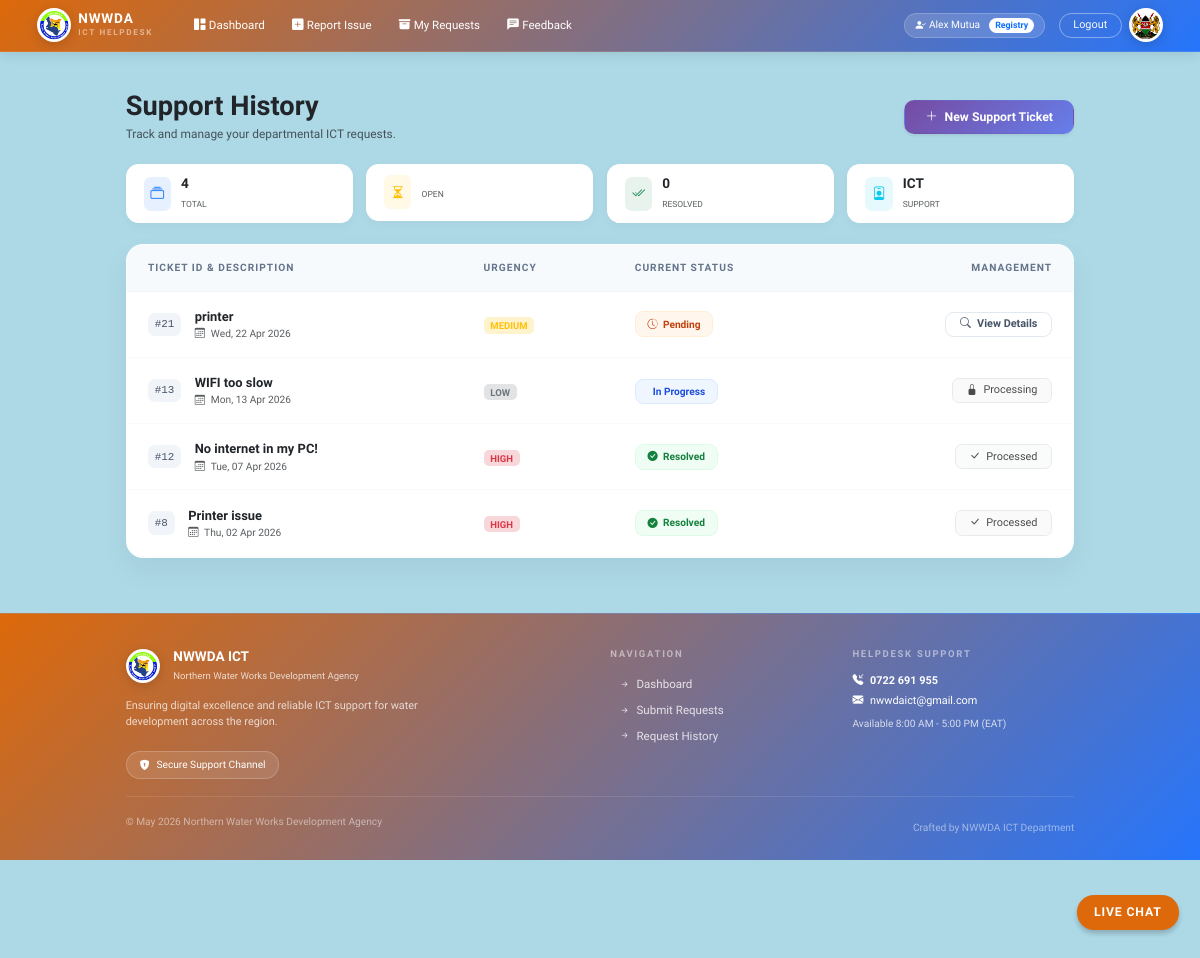
Page /my-tickets/ (signed in) on the earlier database version.
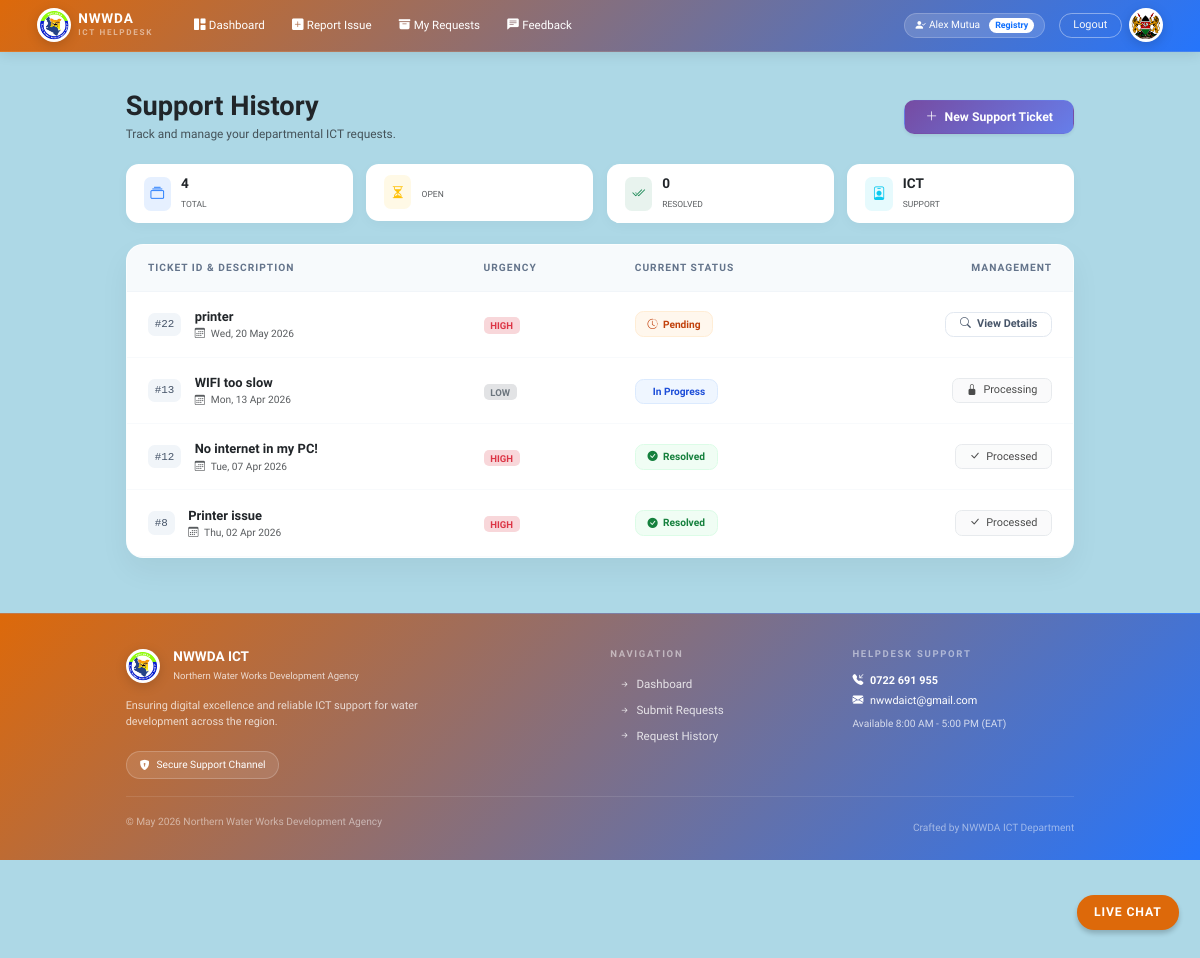
Same page on the later database version.
### tickets/models.py (models this page shows, shortened)
class Profile(models.Model):
    user = models.OneToOneField(User, on_delete=models.CASCADE)
    department = models.CharField(max_length=50, choices=DEPARTMENTS, default='ICT')

class Ticket(models.Model):
    STATUS_CHOICES = [('Pending', 'Pending'), ('In Progress', 'In Progress'), ('Resolved', 'Resolved')]
    PRIORITY_CHOICES = [('Low', 'Low'), ('Medium', 'Medium'), ('High', 'High')]
    title = models.CharField(max_length=200)
    description = models.TextField()
    status = models.CharField(max_length=20, choices=STATUS_CHOICES, default='Pending')
    priority = models.CharField(max_length=20, choices=PRIORITY_CHOICES, default='Medium')
    created_by = models.ForeignKey(User, on_delete=models.CASCADE)
    created_at = models.DateTimeField(auto_now_add=True)
    updated_at = models.DateTimeField(auto_now=True)

### tickets/views.py (the view)
# urls.py: path('my-tickets/', views.my_tickets, name='my_tickets'),
@login_required(login_url='/login/')
def my_tickets(request):
    tickets = Ticket.objects.filter(created_by=request.user).order_by('-created_at')
    return render(request, 'my_tickets.html', {'tickets': tickets})

### tickets/templates/my_tickets.html (shortened to what this page needs)
{% extends 'base.html' %}
{% block content %}
<div class="container animate-entrance" style="margin-top: 30px; margin-bottom: 50px;">
    <div class="d-flex flex-column flex-md-row justify-content-between align-items-center mb-4 gap-3">
        <div>
            <h2 class="fw-bold text-dark mb-1">Support History</h2>
            <p class="text-muted small mb-0">Track and manage your departmental ICT requests.</p>
        </div>
        <a href="{% url 'create_ticket' %}" class="btn shadow-sm px-4 py-2 text-white fw-bold" style="background: linear-gradient(135deg, #764ba2 0%, #667eea 100%); border-radius: 12px; font-size: 0.9rem;">
            <i class="bi bi-plus-lg me-2"></i>New Support Ticket
        </a>
    </div>
    <div class="row g-3 mb-4">
        <div class="col-6 col-md-3">
            <div class="summary-pill">
                <div class="bg-primary bg-opacity-10 p-2 rounded-3"><i class="bi bi-collection text-primary"></i></div>
                <div><h6 class="mb-0 fw-bold">{{ tickets.count }}</h6><small class="text-muted" style="font-size: 10px;">TOTAL</small></div>
            </div>
        </div>
        <div class="col-6 col-md-3">
            <div class="summary-pill">
                <div class="bg-warning bg-opacity-10 p-2 rounded-3"><i class="bi bi-hourglass-split text-warning"></i></div>
                <div><h6 class="mb-0 fw-bold">{{ open_count }}</h6><small class="text-muted" style="font-size: 10px;">OPEN</small></div>
            </div>
        </div>
        <div class="col-6 col-md-3">
            <div class="summary-pill">
                <div class="bg-success bg-opacity-10 p-2 rounded-3"><i class="bi bi-check2-all text-success"></i></div>
                <div><h6 class="mb-0 fw-bold">{{ resolved_count }}</h6><small class="text-muted" style="font-size: 10px;">RESOLVED</small></div>
            </div>
        </div>
        <div class="col-6 col-md-3">
            <div class="summary-pill">
                <div class="bg-info bg-opacity-10 p-2 rounded-3"><i class="bi bi-person-badge text-info"></i></div>
                <div><h6 class="mb-0 fw-bold">ICT</h6><small class="text-muted" style="font-size: 10px;">SUPPORT</small></div>
            </div>
        </div>
    </div>
    <div class="table-card">
        <div class="table-responsive">
            <table class="table table-hover mb-0">
                <thead>
                    <tr>
                        <th>Ticket ID & Description</th>
                        <th>Urgency</th>
                        <th>Current Status</th>
                        <th class="text-end">Management</th>
                    </tr>
                </thead>
                <tbody>
                    {% for ticket in tickets %}
                    <tr>
                        <td>
                            <div class="d-flex align-items-center">
                                <span class="ticket-id-badge me-3">#{{ ticket.id }}</span>
                                <div>
                                    <div class="fw-bold text-dark" style="font-size: 0.95rem;">{{ ticket.title }}</div>
                                    <div class="text-muted" style="font-size: 0.75rem;">
                                        <i class="bi bi-calendar3 me-1"></i> {{ ticket.created_at|date:"D, d M Y" }}
                                    </div>
                                </div>
                            </div>
                        </td>
                        <td>
                            {% if ticket.priority == 'High' %}
                                <span class="priority-indicator bg-danger-subtle text-danger">High</span>
                            {% elif ticket.priority == 'Medium' %}
                                <span class="priority-indicator bg-warning-subtle text-warning">Medium</span>
                            {% else %}
                                <span class="priority-indicator bg-secondary-subtle text-secondary">Low</span>
                            {% endif %}
                        </td>
                        <td>
                            {% if ticket.status == 'Resolved' %}
                                <span class="status-pill status-resolved"><i class="bi bi-check-circle-fill"></i> Resolved</span>
                            {% elif ticket.status == 'In Progress' %}
                                <span class="status-pill status-progress"> In Progress</span>
                            {% else %}
                                <span class="status-pill status-pending"><i class="bi bi-clock-history"></i> Pending</span>
                            {% endif %}
                        </td>
                        <td class="text-end">
                            {% if ticket.status == 'Pending' %}
                                <a href="{% url 'ticket_detail' ticket.pk %}" class="btn btn-sm btn-detail px-3">
                                    <i class="bi bi-search me-1"></i> View Details
                                </a>
                            {% elif ticket.status == 'Resolved' %}
                                <button class="btn btn-sm btn-light rounded-3 px-3 border" disabled style="font-size: 0.8rem; cursor: not-allowed; opacity: 0.7;">
                                    <i class="bi bi-check-lg me-1"></i> Processed
                                </button>
                            {% else %}
                                <button class="btn btn-sm btn-light rounded-3 px-3 border" disabled style="font-size: 0.8rem; cursor: not-allowed; opacity: 0.7;">
                                    <i class="bi bi-lock-fill me-1"></i> Processing
                                </button>
                            {% endif %}
                        </td>
                    </tr>
                    {% endfor %}
                </tbody>
            </table>
        </div>
    </div>
</div>
{% endblock %}

### tickets/templates/base.html (shortened to what this page needs)
{% load static %}
<!DOCTYPE html>
<html lang="en">
<head>
    <link href="https://cdn.jsdelivr.net/npm/bootstrap@5.3.0/dist/css/bootstrap.min.css" rel="stylesheet">
    <link rel="stylesheet" href="https://cdn.jsdelivr.net/npm/bootstrap-icons@1.11.1/font/bootstrap-icons.css">
</head>
<body>
<nav class="navbar navbar-expand-lg navbar-custom sticky-top">
    <div class="container-fluid">
        <a class="navbar-brand d-flex align-items-center" href="{% url 'home' %}">
            <img src="{% static 'images/logo.jpg' %}" alt="NWWDA Logo" class="brand-logo">
            <div class="ms-2">
                <div class="text-white fw-bold lh-1" style="letter-spacing: 1px; font-size: 1rem;">NWWDA</div>
                <div class="text-white-50 small fw-semibold" style="font-size: 0.6rem; text-transform: uppercase;">ICT Helpdesk</div>
            </div>
        </a>
        <div class="collapse navbar-collapse" id="navbarNav">
            <ul class="navbar-nav me-auto mb-2 mb-lg-0 ms-lg-3">
                <li class="nav-item"><a class="nav-link" href="{% url 'home' %}"><i class="bi bi-grid-1x2-fill me-1"></i>Dashboard</a></li>
                <li class="nav-item"><a class="nav-link" href="{% url 'create_ticket' %}"><i class="bi bi-plus-square-fill me-1"></i>Report Issue</a></li>
                <li class="nav-item"><a class="nav-link" href="{% url 'my_tickets' %}"><i class="bi bi-archive-fill me-1"></i>My Requests</a></li>
                <li class="nav-item"><a class="nav-link" href="{% url 'submit_feedback' %}"><i class="bi bi-chat-left-text-fill me-1"></i>Feedback</a></li>
            </ul>
            <div class="d-flex align-items-center gap-3">
                <div class="user-profile-tag d-none d-md-block">
                    <i class="bi bi-person-check-fill me-1"></i>{{ user.get_full_name }}
                    <span class="badge bg-white text-primary rounded-pill ms-2" style="font-size: 0.65rem; ">{{ user.profile.department }}</span>
                </div>
                <div class="d-flex align-items-center gap-2">
                    <form action="{% url 'staff_logout' %}" method="post" class="m-0">
                        <button type="submit" class="btn btn-outline-light btn-sm rounded-pill px-3" style="border-color: rgba(255,255,255,0.4); font-size: 0.8rem;">
                            Logout
                        </button>
                    </form>
                    <img src="{% static 'images/coa.png' %}" alt="Coat of Arms" class="brand-logo">
                </div>
            </div>
        </div>
    </div>
</nav>
<div class="container-main">
    <div class="animate-up">
        {% block content %}
        {% endblock %}
    </div>
</div>
<footer class="footer-custom">
    <div class="container">
        <div class="row g-4">
            <div class="col-lg-5">
                <div class="d-flex align-items-center mb-3">
                    <img src="{% static 'images/logo.jpg' %}" alt="Logo" class="brand-logo">
                    <div class="ms-3">
                        <h6 class="fw-bold mb-0">NWWDA ICT</h6>
                        <small class="opacity-75" style="font-size: 0.7rem;">Northern Water Works Development Agency</small>
                    </div>
                </div>
                <p class="opacity-75 pe-lg-5" style="font-size: 0.8rem;">
                    Ensuring digital excellence and reliable ICT support for water development across the region.
                </p>
                <div class="contact-pill mt-2">
                    <i class="bi bi-shield-lock-fill me-2"></i> Secure Support Channel
                </div>
            </div>
            <div class="col-lg-3 offset-lg-1">
                <h6 class="fw-bold text-uppercase mb-3 opacity-50 small" style="letter-spacing: 2px; font-size: 0.7rem;">Navigation</h6>
                <div class="d-flex flex-column">
                    <a href="{% url 'home' %}" class="footer-link"><i class="bi bi-arrow-right-short me-1"></i> Dashboard</a>
                    <a href="{% url 'create_ticket' %}" class="footer-link"><i class="bi bi-arrow-right-short me-1"></i> Submit Requests</a>
                    <a href="{% url 'my_tickets' %}" class="footer-link"><i class="bi bi-arrow-right-short me-1"></i> Request History</a>
                </div>
            </div>
            <div class="col-lg-3">
                <h6 class="fw-bold text-uppercase mb-3 opacity-50 small" style="letter-spacing: 2px; font-size: 0.7rem;">Helpdesk Support</h6>
                <p class="mb-1" style="font-size: 0.8rem;"><i class="bi bi-telephone-inbound-fill me-2"></i><strong>0722 691 955</strong></p>
                <p class="mb-1" style="font-size: 0.8rem;"><i class="bi bi-envelope-fill me-2"></i>nwwdaict@gmail.com</p>
                <p class="small opacity-75 mt-2" style="font-size: 0.75rem;">Available 8:00 AM - 5:00 PM (EAT)</p>
            </div>
        </div>
        <div class="footer-divider"></div>
        <div class="row align-items-center">
            <div class="col-md-6 small opacity-50 text-center text-md-start" style="font-size: 0.75rem;">
                <p>&copy; {% now "F Y" %} Northern Water Works Development Agency</p>
            </div>
            <div class="col-md-6 text-center text-md-end small opacity-50" style="font-size: 0.75rem;">
                Crafted by NWWDA ICT Department
            </div>
        </div>
    </div>
</footer>
<div class="live-chat-label">Live Chat</div>
</body>
</html>

Differences in the rows shown:
removed Ticket: id "21", title "printer", created_at "Wed, 22 Apr 2026", priority "MEDIUM", status "Pending" (drawn)
added Ticket: id "22", title "printer", created_at "Wed, 20 May 2026", priority "HIGH", status "Pending" (drawn)
